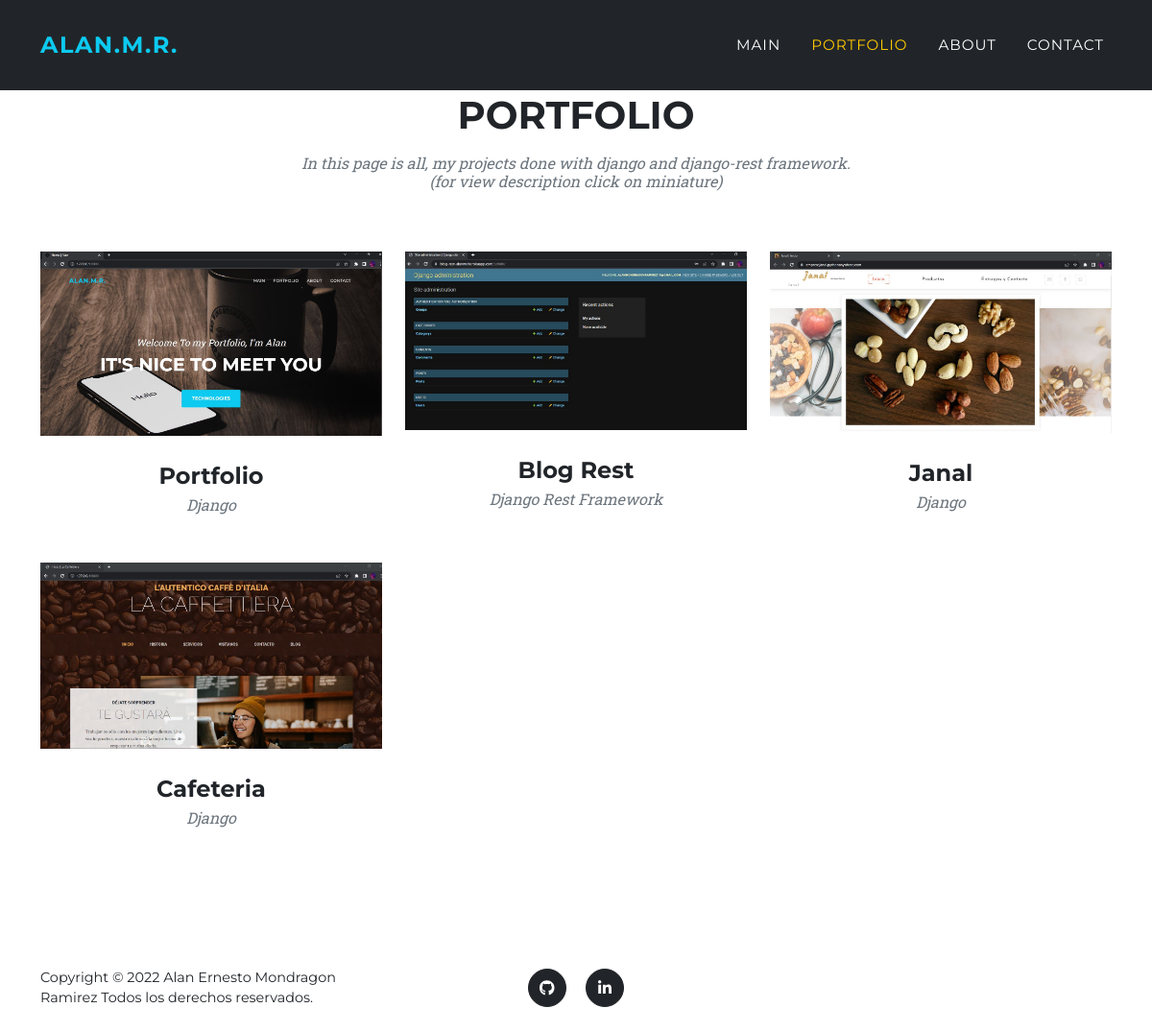
/portfolio/, run on an earlier commit of the app's database.
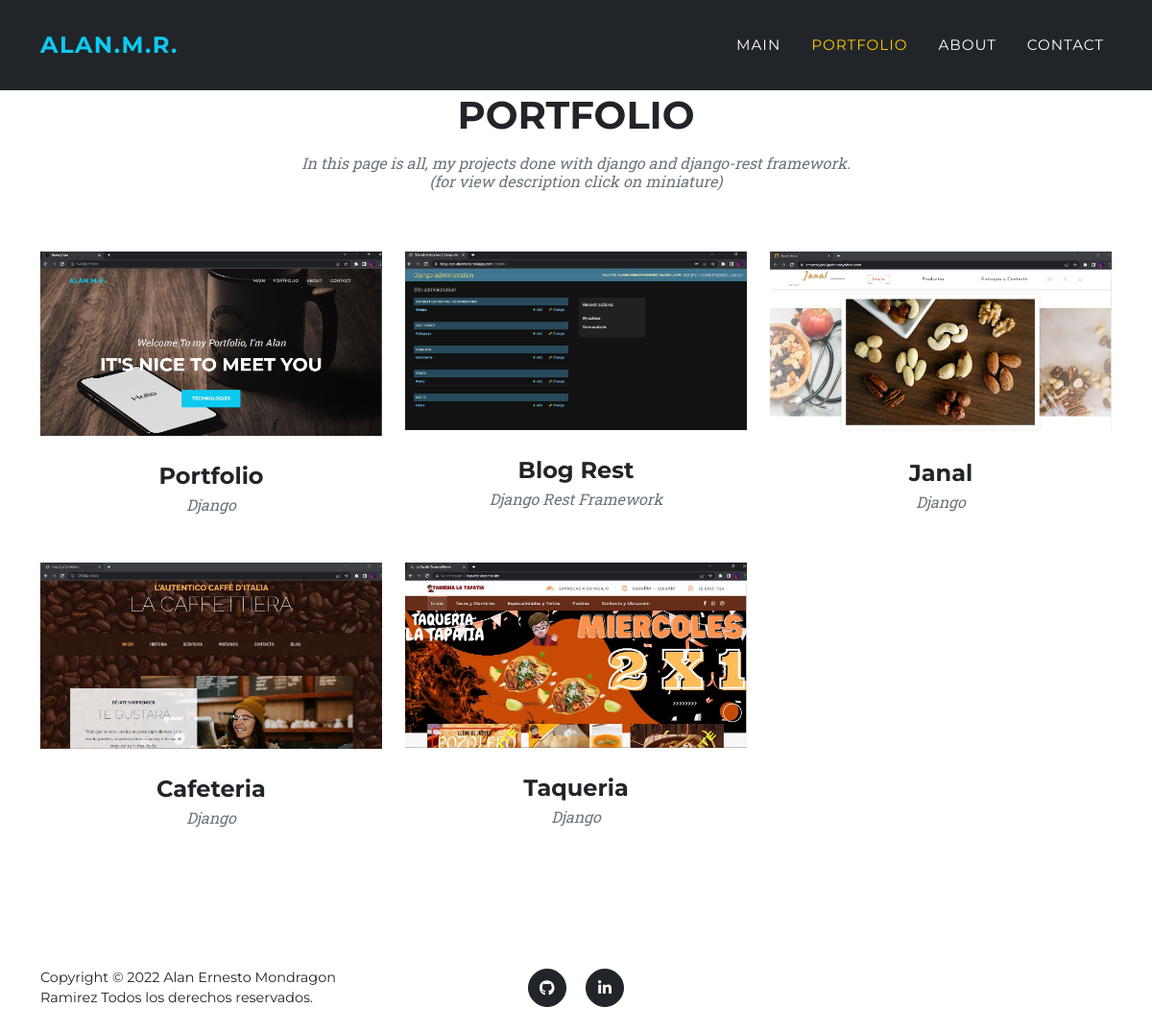
And on a later commit of the database.
### page_portfolio/models.py (models this page shows, shortened)
class Project(models.Model):
    project_miniature = models.ForeignKey(ProjectMiniature, on_delete=models.CASCADE)
    project_name = models.CharField(max_length=100)
    subtitle = models.CharField(max_length=80)
    description = RichTextField()
    technologies = models.CharField(max_length=200)
    client = models.CharField(max_length=100)
    date = models.DateField()
    created = models.DateTimeField(auto_now_add=True)
    updated = models.DateTimeField(auto_now=True)
    url = models.URLField(null=True, blank=True)
    repo = models.URLField(null=True, blank=True)

class ProjectMiniature(models.Model):
    title = models.CharField(max_length=100)
    category = models.CharField(max_length=50)
    image = models.ImageField(upload_to="projects")
    created = models.DateTimeField(auto_now_add=True)
    updated = models.DateTimeField(auto_now=True)
    order = models.SmallIntegerField(default=0)
    class Meta:
        ordering = ["order"]

### page_portfolio/views.py (the view)
# urls.py: path('', ProjectsListView.as_view(), name='portfolio'),
class ProjectsListView(ListView):
    model = Project
    context_object_name = "projects"

### page_portfolio/templates/page_portfolio/project_list.html (shortened to what this page needs)
{% extends 'core/base.html' %}
{% load static %}
    {% block content %}
        <section class="page-section bg-light-info" id="portfolio">
            <div class="container">
                <div class="text-center">
                    <h2 class="section-heading text-uppercase">Portfolio</h2>
                    <h3 class="section-subheading text-muted">In this page is all, my projects done with django and django-rest framework. <br> (for view description click on miniature)</h3>
                </div>
                <div class="row">
                    {% for project in object_list %}
                    <div class="{% if project.project_miniature.id == 4 %}
                    col-lg-4 col-sm-6 mb-4 mb-lg-0
                    {% elif project.project_miniature.id == 5 %}
                    col-lg-4 col-sm-6 mb-4 mb-sm-0
                    {% else %}
                    col-lg-4 col-sm-6 mb-4
                    {% endif %} ">
                        <div class="portfolio-item">
                            <a class="portfolio-link" data-bs-toggle="modal" href="{% if project.project_miniature.order == 1 %}
                            #portfolioModal1
                            {% elif project.project_miniature.order == 2 %}
                            #portfolioModal2
                            {% elif project.project_miniature.order == 3 %}
                            #portfolioModal3
                            {% elif project.project_miniature.order == 4 %}
                            #portfolioModal4
                            {% elif project.project_miniature.order == 5 %}
                            #portfolioModal5
                            {% endif %}">
                                <img class="img-fluid" src="{{project.project_miniature.image.url}}" alt="..." />
                            </a>
                            <div class="portfolio-caption">
                                <div class="portfolio-caption-heading"> {{project.project_miniature.title}} </div>
                                <div class="portfolio-caption-subheading text-muted">{{project.project_miniature.category}}</div>
                            </div>
                        </div>
                    </div>
                    {% endfor %}
                </div>
            </div>
        </section>
    {% endblock %}

What changed in the data, as far as the page shows it:
added Project: project_miniature.image (picture), project_miniature "Taqueria", project_miniature.category "Django"
